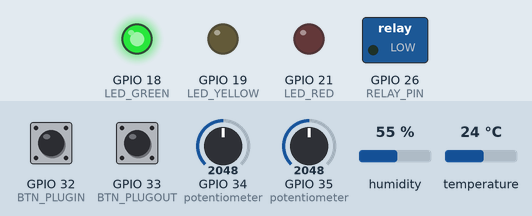
The program below on a simulated ESP32. Parts: switched loads named in the program (green lamp = pin HIGH), output pins drawn as LEDs (lit = HIGH). Dashed ring = blinking. The test bench sets the inputs (shaded band); at power-on: GPIO 32 (BTN_PLUGIN) HIGH, GPIO 34 (potentiometer) = 2048, GPIO 33 (BTN_PLUGOUT) HIGH, temperature 24 °C, GPIO 35 (potentiometer) = 2048, humidity 55 % (analog values on the 0–4095 scale). WiFi joins after 1.5 s; servers stay silent unless stated; the local clock reads 2024-03-15 10:24:30 at power-on unless the program sets it; no MQTT or app messages arrive unless stated; what the program prints to the serial monitor is not drawn.

Above: at 3.7 s.
3.8 s: GPIO 32 (BTN_PLUGIN) pulled LOW for 0.15 s
At 4.7 s:
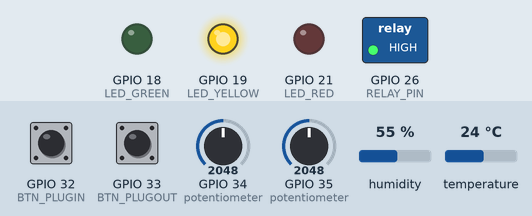
6.9 s: GPIO 34 (potentiometer) set to 3972
9.9 s: GPIO 33 (BTN_PLUGOUT) pulled LOW for 0.15 s
At 10.8 s:
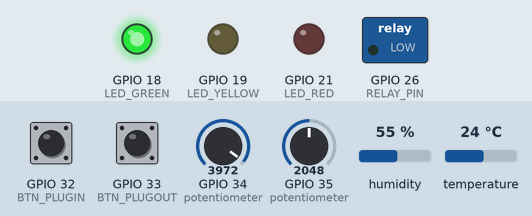
11.5 s: GPIO 32 (BTN_PLUGIN) pulled LOW for 1 s
At 12.86 s:
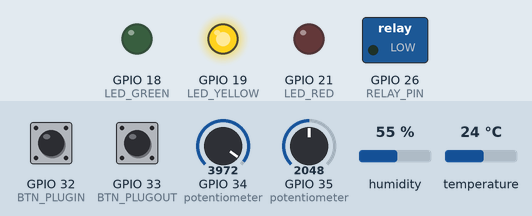
15.5 s: temperature set to 0 °C
At 18.25 s:
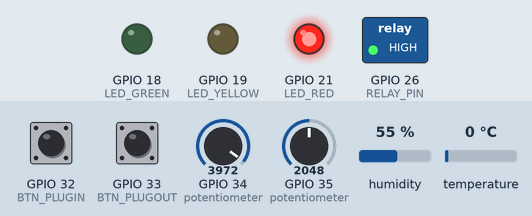
18.5 s: GPIO 35 (potentiometer) set to 2866
Timing chart, 0 to 22.5 s (numbered marks = the images above; inputs shaded):
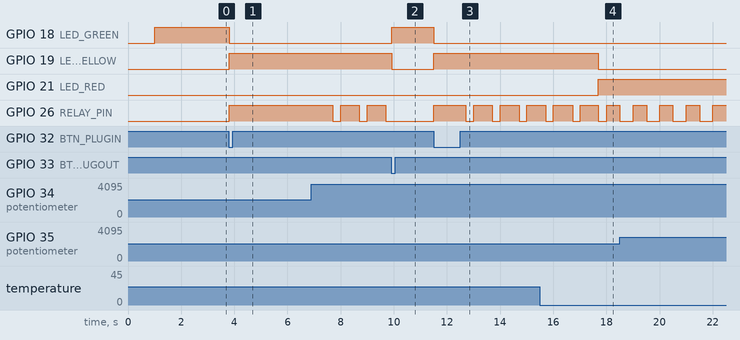

The program:

main.cpp
```cpp
#include <Arduino.h>
#include <WiFi.h>
#include <time.h>

#include "config.h"
#include "State.h"
#include "Peripherals.h"
#include "network.h"
#include "telemetry.h"
#include "optimization.h"
#include "edge_ai.h"


// ---------------------------------------------------------------------
// Timer
// ---------------------------------------------------------------------

unsigned long lastTelemetryMs = 0;


// ---------------------------------------------------------------------
// Setup
// ---------------------------------------------------------------------

void setup(void)
{
    Serial.begin(115200);

    delay(1000);


    Serial.println();

    Serial.println(
        "=========================================="
    );

    Serial.println(
        "       BAY 3 EV CHARGING SYSTEM"
    );

    Serial.println(
        "=========================================="
    );


    // ---------------------------------------------------------------
    // GPIO configuration
    // ---------------------------------------------------------------

    pinMode(
        BTN_PLUGIN,
        INPUT_PULLUP
    );

    pinMode(
        BTN_PLUGOUT,
        INPUT_PULLUP
    );


    pinMode(
        RELAY_PIN,
        OUTPUT
    );


    pinMode(
        LED_GREEN,
        OUTPUT
    );

    pinMode(
        LED_YELLOW,
        OUTPUT
    );

    pinMode(
        LED_RED,
        OUTPUT
    );


    // ---------------------------------------------------------------
    // Initial outputs
    // ---------------------------------------------------------------

    digitalWrite(
        RELAY_PIN,
        LOW
    );

    digitalWrite(
        LED_GREEN,
        HIGH
    );

    digitalWrite(
        LED_YELLOW,
        LOW
    );

    digitalWrite(
        LED_RED,
        LOW
    );


    // ---------------------------------------------------------------
    // ADC
    // ---------------------------------------------------------------

    analogReadResolution(12);


    // ---------------------------------------------------------------
    // DHT
    // ---------------------------------------------------------------

    dht.begin();


    Serial.println(
        "Peripherals initialized."
    );


    // ---------------------------------------------------------------
    // WiFi
    // ---------------------------------------------------------------

    connectWiFi();


    // ---------------------------------------------------------------
    // Time
    // ---------------------------------------------------------------

    configTime(
        19800,
        0,
        "pool.ntp.org",
        "time.nist.gov"
    );


    // ---------------------------------------------------------------
    // MQTT
    // ---------------------------------------------------------------

    mqtt.setServer(
        TB_SERVER,
        TB_PORT
    );

    mqtt.setCallback(
        mqttCallback
    );

    mqtt.setBufferSize(1024);


    connectMQTT();


    // ---------------------------------------------------------------
    // Timers
    // ---------------------------------------------------------------

    lastTelemetryMs = millis();

    lastEnergySampleMs = millis();


    Serial.println();

    Serial.println(
        "Bay 3 system started."
    );

    Serial.println(
        "Bay status: FREE"
    );

    Serial.println(
        "Press GREEN button to plug in."
    );

    Serial.println(
        "Press RED button to plug out."
    );

    Serial.println();
}


// ---------------------------------------------------------------------
// Main Loop
// ---------------------------------------------------------------------

void loop(void)
{
    // ---------------------------------------------------------------
    // WiFi reconnection
    // ---------------------------------------------------------------

    if (
        WiFi.status() != WL_CONNECTED
    )
    {
        connectWiFi();
    }


    // ---------------------------------------------------------------
    // MQTT reconnection
    // ---------------------------------------------------------------

    if (
        WiFi.status() == WL_CONNECTED &&
        !mqtt.connected()
    )
    {
        connectMQTT();
    }


    // ---------------------------------------------------------------
    // MQTT processing
    // ---------------------------------------------------------------

    mqtt.loop();


    // ---------------------------------------------------------------
    // Check buttons
    // ---------------------------------------------------------------

    plug_status();


    // ---------------------------------------------------------------
    // Read sensors
    // ---------------------------------------------------------------

    printval();


    // ---------------------------------------------------------------
    // 5-second processing and telemetry
    // ---------------------------------------------------------------

    unsigned long now = millis();


    if (
        now - lastTelemetryMs >=
        TELEMETRY_INTERVAL_MS
    )
    {
        lastTelemetryMs = now;


        // ===========================================================
        // EDGE AI
        // ===========================================================

        runEdgeAIInference();


        // ===========================================================
        // OPTIMIZATION
        // ===========================================================

        runOptimization();


        // ===========================================================
        // PRINT FINAL DATA TO SERIAL
        // ===========================================================

        Serial.println();

        Serial.println(
            "=========================================="
        );

        Serial.println(
            "        BAY 3 CLOUD TELEMETRY"
        );

        Serial.println(
            "=========================================="
        );

        Serial.print(
            "Bay ID              : "
        );

        Serial.println(
            BAY_ID
        );


        Serial.print(
            "Bay Status          : "
        );

        Serial.println(
            bayStatus
        );


        Serial.print(
            "Voltage             : "
        );

        Serial.print(
            voltage,
            1
        );

        Serial.println(
            " V"
        );


        Serial.print(
            "Current             : "
        );

        Serial.print(
            current,
            1
        );

        Serial.println(
            " A"
        );


        Serial.print(
            "Power               : "
        );

        Serial.print(
            power,
            1
        );

        Serial.println(
            " W"
        );


        Serial.print(
            "Temperature         : "
        );

        Serial.print(
            temperature,
            1
        );

        Serial.println(
            " C"
        );


        Serial.print(
            "Energy              : "
        );

        Serial.print(
            energyWh,
            2
        );

        Serial.println(
            " Wh"
        );


        Serial.print(
            "Arrival Probability : "
        );

        Serial.print(
            predictedArrivalProb * 100.0f,
            1
        );

        Serial.println(
            " %"
        );


        Serial.print(
            "Predicted Duration  : "
        );

        Serial.print(
            predictedDurationMin,
            1
        );

        Serial.println(
            " min"
        );


        Serial.print(
            "Overload Active     : "
        );

        Serial.println(
            overloadActive
                ? "YES"
                : "NO"
        );


        Serial.print(
            "Throttle Level      : "
        );

        Serial.print(
            throttleLevel
        );

        Serial.println(
            " %"
        );


        Serial.print(
            "Load Decision       : "
        );

        Serial.println(
            loadDecision
        );


        float sessionMinutes = 0.0f;

        if (
            bayStatus == "CHARGING" &&
            sessionStartMs > 0
        )
        {
            sessionMinutes =
                (
                    millis() -
                    sessionStartMs
                )
                / 60000.0f;
        }


        Serial.print(
            "Session Time        : "
        );

        Serial.print(
            sessionMinutes,
            1
        );

        Serial.println(
            " min"
        );


        Serial.println(
            "=========================================="
        );


        // ===========================================================
        // PUBLISH EXACT SAME DATA TO THINGSBOARD
        // ===========================================================

        publishTelemetry();
    }


    // ---------------------------------------------------------------
    // Relay control
    // ---------------------------------------------------------------

    applyRelayDutyCycle();


    // ---------------------------------------------------------------
    // LED control
    // ---------------------------------------------------------------

    updateLeds();


    // ---------------------------------------------------------------
    // Small delay
    // ---------------------------------------------------------------

    delay(10);
}
```

Peripherals.h
```cpp
#ifndef PERIPHERALS_H
#define PERIPHERALS_H

#include <Arduino.h>
#include <DHT.h>

extern DHT dht;

void printval(void);
void plug_status(void);

float recentAvgCurrent(void);

#endif
```

State.h
```cpp
#ifndef STATE_H
#define STATE_H

#include <Arduino.h>

// ---------------------------------------------------------------------
// Live bay state
// ---------------------------------------------------------------------

extern String bayStatus;

extern float voltage;
extern float current;
extern float power;
extern float energyWh;
extern float temperature;


// ---------------------------------------------------------------------
// Charging session
// ---------------------------------------------------------------------

extern unsigned long sessionStartMs;
extern unsigned long lastEnergySampleMs;


// ---------------------------------------------------------------------
// Edge AI
// ---------------------------------------------------------------------

extern float predictedArrivalProb;
extern float predictedDurationMin;

extern int lastHourOfDay;


// ---------------------------------------------------------------------
// Optimization
// ---------------------------------------------------------------------

extern bool overloadActive;

extern float predictionThreshold;
extern float overloadCurrentA;
extern float maxStationLoadW;

extern int throttleLevel;

extern String loadDecision;


// ---------------------------------------------------------------------
// Tariff / demand information
// ---------------------------------------------------------------------

extern int peakTariffStartHr;
extern int peakTariffEndHr;

#endif
```

edge_ai.h
```cpp
#ifndef EDGE_AI_H
#define EDGE_AI_H

float historicalArrivalRate(int hour);

void runEdgeAIInference(void);

#endif
```

network.h
```cpp
#ifndef NETWORK_H
#define NETWORK_H

#include <WiFi.h>
#include <PubSubClient.h>

extern WiFiClient espClient;

extern PubSubClient mqtt;

void connectWiFi(void);

void connectMQTT(void);

void mqttCallback(
    char* topic,
    byte* payload,
    unsigned int length
);

#endif
```

optimization.h
```cpp
#ifndef OPTIMIZATION_H
#define OPTIMIZATION_H

void runOptimization(void);

void applyRelayDutyCycle(void);

void updateLeds(void);

#endif
```

telemetry.h
```cpp
#ifndef TELEMETRY_H
#define TELEMETRY_H

void publishTelemetry(void);

#endif
```

State.cpp
```cpp
#include "State.h"
#include "config.h"

// ---------------------------------------------------------------------
// Live bay state
// ---------------------------------------------------------------------

String bayStatus = "FREE";

float voltage = 0.0f;
float current = 0.0f;
float power = 0.0f;
float energyWh = 0.0f;
float temperature = 0.0f;


// ---------------------------------------------------------------------
// Charging session
// ---------------------------------------------------------------------

unsigned long sessionStartMs = 0;
unsigned long lastEnergySampleMs = 0;


// ---------------------------------------------------------------------
// Edge AI
// ---------------------------------------------------------------------

float predictedArrivalProb = 0.0f;
float predictedDurationMin = 0.0f;

int lastHourOfDay = 12;


// ---------------------------------------------------------------------
// Optimization
// ---------------------------------------------------------------------

bool overloadActive = false;

float predictionThreshold = 0.50f;

float overloadCurrentA = MAX_CURRENT;
float maxStationLoadW = MAX_STATION_POWER;

int throttleLevel = 0;

String loadDecision = "IDLE";


// ---------------------------------------------------------------------
// Tariff / demand
// ---------------------------------------------------------------------

int peakTariffStartHr = 18;
int peakTariffEndHr = 22;
```

edge_ai.cpp
```cpp
#include <Arduino.h>
#include <time.h>

#include "edge_ai.h"
#include "State.h"
#include "Peripherals.h"
#include "model.h"


// =====================================================================
// HISTORICAL ARRIVAL RATE
// =====================================================================

float historicalArrivalRate(int hour)
{
    // Morning peak
    if (hour >= 8 && hour <= 10)
    {
        return 0.62f;
    }

    // Evening peak
    if (hour >= 18 && hour <= 21)
    {
        return 0.58f;
    }

    // Very low demand
    if (hour >= 0 && hour <= 5)
    {
        return 0.06f;
    }

    // Normal daytime demand
    if (hour >= 11 && hour <= 17)
    {
        return 0.30f;
    }

    // Default demand
    return 0.18f;
}


// =====================================================================
// EDGE AI INFERENCE
// =====================================================================

void runEdgeAIInference(void)
{
    // -----------------------------------------------------------------
    // Get current time
    // -----------------------------------------------------------------

    struct tm timeinfo;

    int hourOfDay = 12;
    int dayOfWeek = 0;


    if (getLocalTime(&timeinfo, 100))
    {
        hourOfDay = timeinfo.tm_hour;
        dayOfWeek = timeinfo.tm_wday;
    }


    // Store current hour
    lastHourOfDay = hourOfDay;


    // -----------------------------------------------------------------
    // Bay occupied status
    // -----------------------------------------------------------------

    float bayOccupiedF = 0.0f;

    if (bayStatus == "CHARGING")
    {
        bayOccupiedF = 1.0f;
    }
    else
    {
        bayOccupiedF = 0.0f;
    }


    // -----------------------------------------------------------------
    // Charging session elapsed time
    // -----------------------------------------------------------------

    float sessionElapsedMin = 0.0f;

    if (
        bayStatus == "CHARGING" &&
        sessionStartMs > 0
    )
    {
        sessionElapsedMin =
            (millis() - sessionStartMs)
            / 60000.0f;
    }


    // -----------------------------------------------------------------
    // Historical arrival rate
    // -----------------------------------------------------------------

    float histRate =
        historicalArrivalRate(hourOfDay);


    // -----------------------------------------------------------------
    // Recent average current
    // -----------------------------------------------------------------

    float avgCurrent =
        recentAvgCurrent();


    // =================================================================
    // ARRIVAL PROBABILITY PREDICTION
    // =================================================================

    predictedArrivalProb =
        predictArrival(
            (float)hourOfDay,
            (float)dayOfWeek,
            bayOccupiedF,
            avgCurrent,
            sessionElapsedMin,
            histRate
        );


    // =================================================================
    // CHARGING DURATION PREDICTION
    // =================================================================

    // Charging duration is meaningful only when Bay 1 is charging.

    if (bayStatus == "CHARGING")
    {
        predictedDurationMin =
            predictDuration(
                (float)hourOfDay,
                (float)dayOfWeek,
                bayOccupiedF,
                avgCurrent,
                sessionElapsedMin,
                histRate
            );
    }
    else
    {
        predictedDurationMin = 0.0f;
    }


    // =================================================================
    // SERIAL MONITOR OUTPUT
    // =================================================================

    Serial.println();
    Serial.println("==========================================");
    Serial.println("             BAY 3 EDGE AI");
    Serial.println("==========================================");

    Serial.print("Hour of Day          : ");
    Serial.println(hourOfDay);

    Serial.print("Day of Week          : ");
    Serial.println(dayOfWeek);

    Serial.print("Bay Occupied         : ");

    if (bayOccupiedF == 1.0f)
    {
        Serial.println("YES");
    }
    else
    {
        Serial.println("NO");
    }

    Serial.print("Recent Avg Current   : ");
    Serial.print(avgCurrent, 2);
    Serial.println(" A");

    Serial.print("Historical Rate      : ");
    Serial.print(histRate * 100.0f, 1);
    Serial.println(" %");


    Serial.print("Arrival Probability  : ");
    Serial.print(
        predictedArrivalProb * 100.0f,
        1
    );
    Serial.println(" %");


    Serial.print("Predicted Duration   : ");
    Serial.print(
        predictedDurationMin,
        1
    );
    Serial.println(" min");


    Serial.print("Session Time         : ");
    Serial.print(
        sessionElapsedMin,
        1
    );
    Serial.println(" min");


    Serial.println("==========================================");
}
```

Source omitted: model.h (12167 bytes), Peripherals.cpp (12582 bytes), model.cpp (1445 bytes), network.cpp (3173 bytes), optimization.cpp (5350 bytes), telemetry.cpp (4045 bytes), config.h (2638 bytes), config.cpp (911 bytes)

Measured:
- after the input at 3.8 s, GPIO 18 (LED_GREEN): HIGH → LOW at once; GPIO 19 (LED_YELLOW), GPIO 26 (RELAY_PIN): LOW → HIGH at once
- after the input at 9.9 s, GPIO 18 (LED_GREEN): LOW → HIGH at once; GPIO 19 (LED_YELLOW): HIGH → LOW at once; GPIO 26 (RELAY_PIN): stays LOW (without the input it goes to HIGH after 0.10 s)
- after the input at 11.5 s, GPIO 18 (LED_GREEN): HIGH → LOW at once; GPIO 19 (LED_YELLOW): LOW → HIGH at once; GPIO 26 (RELAY_PIN): LOW → HIGH at once, then repeats every 0.99 s: LOW 0.29 s, HIGH 0.69 s
